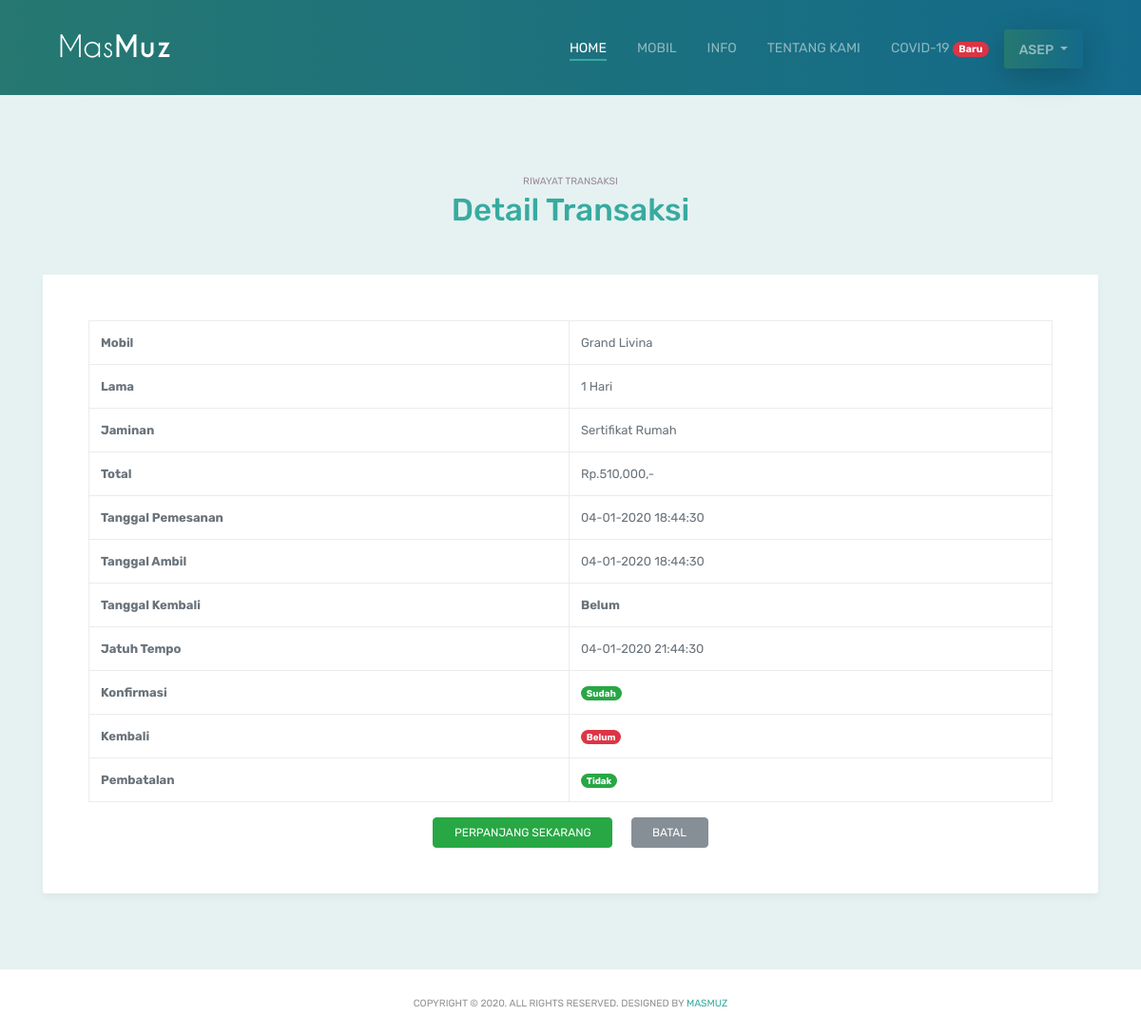
The page /index.php?page=detail&id=1 (signed in) on the database its author committed.
### tables this page shows
CREATE TABLE `transaksi` (
  `id_transaksi` int(11) NOT NULL,
  `id_pelanggan` int(11) NOT NULL,
  `id_mobil` int(11) NOT NULL,
  `tgl_sewa` datetime NOT NULL,
  `tgl_ambil` datetime DEFAULT NULL,
  `tgl_kembali` datetime DEFAULT NULL,
  `lama` tinyint(1) NOT NULL,
  `total_harga` int(7) NOT NULL,
  `status` enum('0','1') NOT NULL,
  `jaminan` varchar(30) NOT NULL,
  `denda` int(7) DEFAULT 0,
  `jatuh_tempo` datetime NOT NULL,
  `konfirmasi` enum('0','1') DEFAULT NULL,
  `pembatalan` enum('0','1') DEFAULT NULL
);

CREATE TABLE `mobil` (
  `id_mobil` int(11) NOT NULL,
  `id_jenis` int(4) NOT NULL,
  `no_mobil` varchar(10) NOT NULL,
  `merk` varchar(20) NOT NULL,
  `nama_mobil` varchar(30) NOT NULL,
  `gambar` varchar(100) NOT NULL,
  `harga` int(7) NOT NULL,
  `status` enum('0','1') NOT NULL
);

### user/detail.php (the view, shortened to what this page needs)
<div class="section light-bg">
	<div class="container">
		<div class="section-title">
			<small><CENTER>RIWAYAT TRANSAKSI</CENTER></small>
			<h3>Detail Transaksi</h3>
		</div>
		<div class="tab-content">
		<div class="table-responsive table-bordered">
			<table class="table table-hover mb-0">
				<tbody>
					<?php $query = $connection->query("SELECT t.id_transaksi, m.nama_mobil, t.lama, t.jaminan, t.total_harga, t.tgl_sewa, t.tgl_ambil, t.tgl_kembali, t.jatuh_tempo, t.status, t.konfirmasi, t.pembatalan FROM transaksi t JOIN pelanggan p USING(id_pelanggan) JOIN mobil m ON t.id_mobil=m.id_mobil WHERE id_transaksi=$_GET[id]");?>
					<?php while ($r = $query->fetch_assoc()): ?>
						<tr>
							<th>Mobil</th>
							<td><?=$r['nama_mobil']?></td>
						</tr>
						<tr>
							<th>Lama</th>
							<td><?=$r['lama']?> Hari</td>
						</tr>
						<tr>
							<th>Jaminan</th>
							<td><?=$r['jaminan']?></td>
						</tr>
						<tr>
							<th>Total</th>
							<td>Rp.<?=number_format($r['total_harga'])?>,-</td>
						</tr>
						<tr>
							<th>Tanggal Pemesanan</th>
							<td><?=date("d-m-Y H:i:s", strtotime($r['tgl_sewa']))?></td>
						</tr>
						<tr>
							<th>Tanggal Ambil</th>
							<td><?=($r['tgl_ambil']) ? date("d-m-Y H:i:s", strtotime($r['tgl_ambil'])) : "<b>Belum</b>"?></td>
						</tr>
						<tr>
							<th>Tanggal Kembali</th>
							<td><?=($r['tgl_kembali']) ? date("d-m-Y H:i:s", strtotime($r['tgl_kembali'])) : "<b>Belum</b>"?></td>
						</tr>
						<tr>
							<th>Jatuh Tempo</th>
							<td><?=date("d-m-Y H:i:s", strtotime($r['jatuh_tempo']))?></td>
						</tr>
						<tr>
							<th>Konfirmasi</th>
							<td><span class="badge badge-pill badge-<?=($r['konfirmasi']) ? "success" : "danger"?>"><?=($r['konfirmasi']) ? "Sudah" : "Belum"?></span></td>
						</tr>
						<tr>
							<th>Kembali</th>
							<td><span class="badge badge-pill badge-<?=($r['status']) ? "success" : "danger"?>"><?=($r['status']) ? "Sudah" : "Belum"?></span></td>
						</tr>
						<tr>
							<th>Pembatalan</th>
							<td><span class="badge badge-pill badge-<?=($r['pembatalan']) ? "danger" : "success"?>"><?=($r['pembatalan']) ? "Ya" : "Tidak"?></span></td>
						</tr>
				</tbody>
			</table>
		</div>
		<div class="pt-3 text-center">
			<?php if ($r['konfirmasi'] == 1 AND $r['tgl_kembali'] == NULL AND $r["pembatalan"] != 1): ?>
				<a href="?page=perpanjang&id=<?= $r['id_transaksi'] ?>" class="btn btn-success">Perpanjang Sekarang</a>
				<a href="?page=profil" type="submit" class="btn btn-secondary ml-3">BATAL</a>
			<?php endif ?>
		</div>
			<?php endwhile; ?>
		</div>
	</div>
</div>

### css/main.css (style rules this page uses)
body { background-color: #fff; font-family: 'Open Sans', sans-serif; line-height: 21px; font-size: 13px; color: #6a737b; }
a { color: #fff; -webkit-transition: all .3s ease-in 0s; -moz-transition: all .3s ease-in 0s; -ms-transition: all .3s ease-in 0s; -o-transition: all .3s ease-in 0s; transition: all .3s ease-in 0s; }
a, a:focus, a:hover { text-decoration: none; outline: 0; }
h1, h2, h3, h4, h5, h6 { font-weight: normal; margin: 0; }

### css/style.css (style rules this page uses)
body { font-family: 'Rubik', sans-serif; position: relative; }
a { color: #37aba1; }
h3 { color: #37aba1; font-size: 33px; font-weight: 500; }
.btn { font-size: 12px; font-weight: 400; text-transform: uppercase; padding: 0.375rem 1.35rem; transition: all 0.3s ease; }
.light-bg { background-color: #e6f2f1; }
.section { padding: 80px 0; }
.section-title { text-align: center; margin-bottom: 3rem; }
.section-title small { color: #998a9b; }
.tab-content { border-bottom-right-radius: 3px; border-bottom-left-radius: 3px; background-color: #FFF; box-shadow: 0px 5px 7px 0px rgba(0, 0, 0, 0.04); padding: 3rem; }

### rows shown on the page
transaksi: id_mobil.nama_mobil "Grand Livina", lama "1", jaminan "Sertifikat Rumah", total_harga "510,000", tgl_sewa "04-01-2020 18:44:30", tgl_ambil "04-01-2020 18:44:30", shows "Belum", jatuh_tempo "04-01-2020 21:44:30", konfirmasi "Sudah", status "Belum", pembatalan "Tidak"

### other values the page prints
$_SESSION["pelanggan"]["username"] "ASEP"
